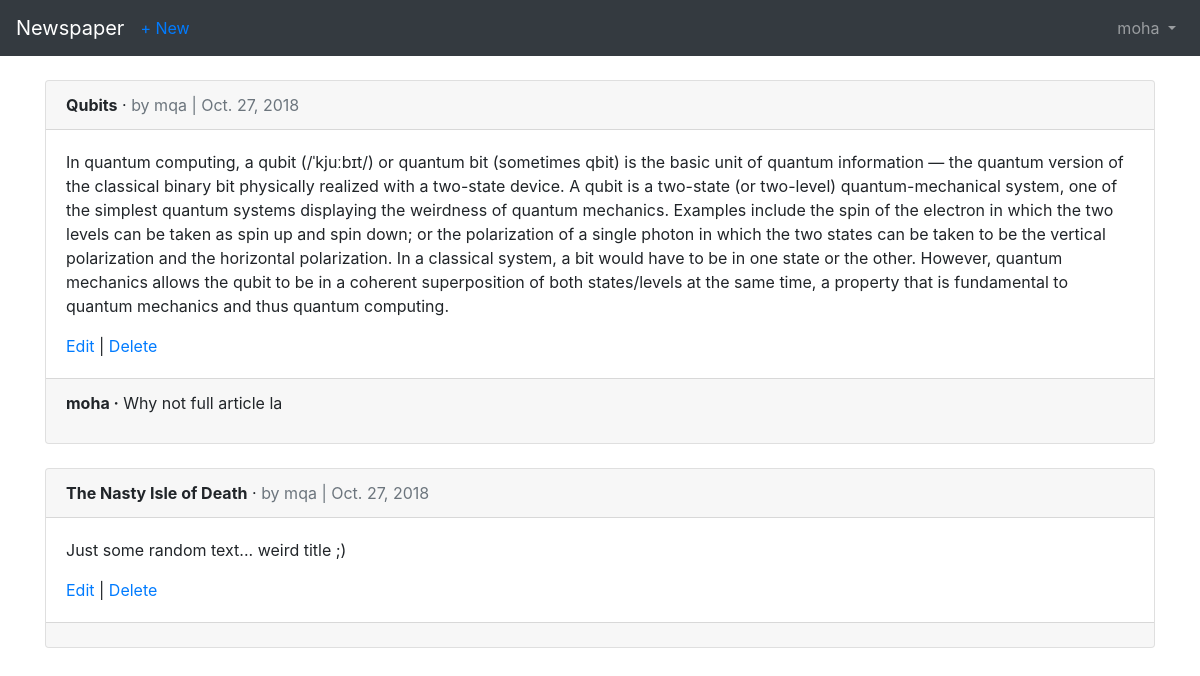
Screenshot of /articles/ (signed in) with the database file from the repository.
### users/models.py (models this page shows)
class CustomUser(AbstractUser):
    age = models.PositiveIntegerField(null=True, blank=True)

### articles/models.py (models this page shows, shortened)
class Article(models.Model):
    title = models.CharField(max_length=255)
    body = models.TextField()
    date = models.DateField(auto_now_add=True)
    author = models.ForeignKey(get_user_model(), on_delete=models.CASCADE)

class Comment(models.Model):
    article = models.ForeignKey(
        Article,
        on_delete=models.CASCADE,
        related_name='comments',
    )
    comment = models.CharField(max_length=140)
    author = models.ForeignKey(
        get_user_model(),
        on_delete=models.CASCADE,
    )
    def __str__(self):
        return self.comment

### articles/views.py (the view)
# urls.py: path('', ArticleListView.as_view(), name='article_list'),
class ArticleListView(LoginRequiredMixin, ListView):
    model = Article
    template_name = 'article_list.html'
    login_url = 'login'

### templates/article_list.html (shortened to what this page needs)
{% extends 'base.html' %}
{% block content %}
{% for article in object_list %}
<div class="card">
    <div class="card-header">
        <span class="font-weight-bold">{{ article.title }}</span> &middot;
        <span class="text-muted">by {{ article.author }} |
            {{ article.date }}</span>
    </div>
    <div class="card-body">
        <p>{{ article.body }}</p>
        <a href="{% url 'article_edit' article.pk %}">Edit</a> |
        <a href="{% url 'article_delete' article.pk %}">Delete</a>
    </div>
    <div class="card-footer">
        {% for comment in article.comments.all %}
        <p>
            <span class="font-weight-bold">{{ comment.author }} &middot;</span>
            {{ comment }}
        </p>
        {% endfor %}
    </div>
</div>
<br />
{% endfor %}
{% endblock content %}

### templates/base.html (shortened to what this page needs)
<!doctype html>
<html lang="en">
<head>
    <link rel="stylesheet" href="https://stackpath.bootstrapcdn.com/bootstrap/4.1.3/css/bootstrap.min.css"
>
</head>
<body>
    <nav class="navbar navbar-expand-md navbar-dark bg-dark mb-4">
        <a class="navbar-brand" href="{% url 'home' %}">Newspaper</a>
        {% if user.is_authenticated %}
        <ul class="navbar-nav mr-auto">
            <li class="nav-item"><a href="{% url 'article_new' %}">+ New</a></li>
        </ul>
        {% endif %}
        <div class="collapse navbar-collapse" id="navbarCollapse">
            {% if user.is_authenticated %}
            <ul class="navbar-nav ml-auto">
                <li class="nav-item">
                    <a class="nav-link dropdown-toggle" href="#" id="userMenu" \ data-toggle="dropdown" aria-haspopup="true"
                        aria-expanded\="false">
                        {{ user.username }}
                    </a>
                </li>
            </ul>
            {% endif %}
        </div>
    </nav>
    <div class="container">
        {% block content %}
        {% endblock content %}
    </div>
</body>
</html>

### rows the page displays
CustomUser: username "moha"
Article: title "Qubits", author "mqa", date "Oct. 27, 2018", body "In quantum computing, a qubit (/ˈkjuːbɪt/) or quantum bit (sometimes qbit) is the basic unit of quantum information — the quantum version of the classical binary bit physically realized with a two-state device. A qubit is a two-state (or two-level) quantum-mechanical system, one of the simplest quantum systems displaying the weirdness of quantum mechanics. Examples include the spin of the electron in which the two levels can be taken as spin up and spin down; or the polarization of a single photon in which the two states can be taken to be the vertical polarization and the horizontal polarization. In a classical system, a bit would have to be in one state or the other. However, quantum…"
Comment: author "moha", comment "Why not full article la"
Article: title "The Nasty Isle of Death", author "mqa", date "Oct. 27, 2018", body "Just some random text... weird title ;)"
